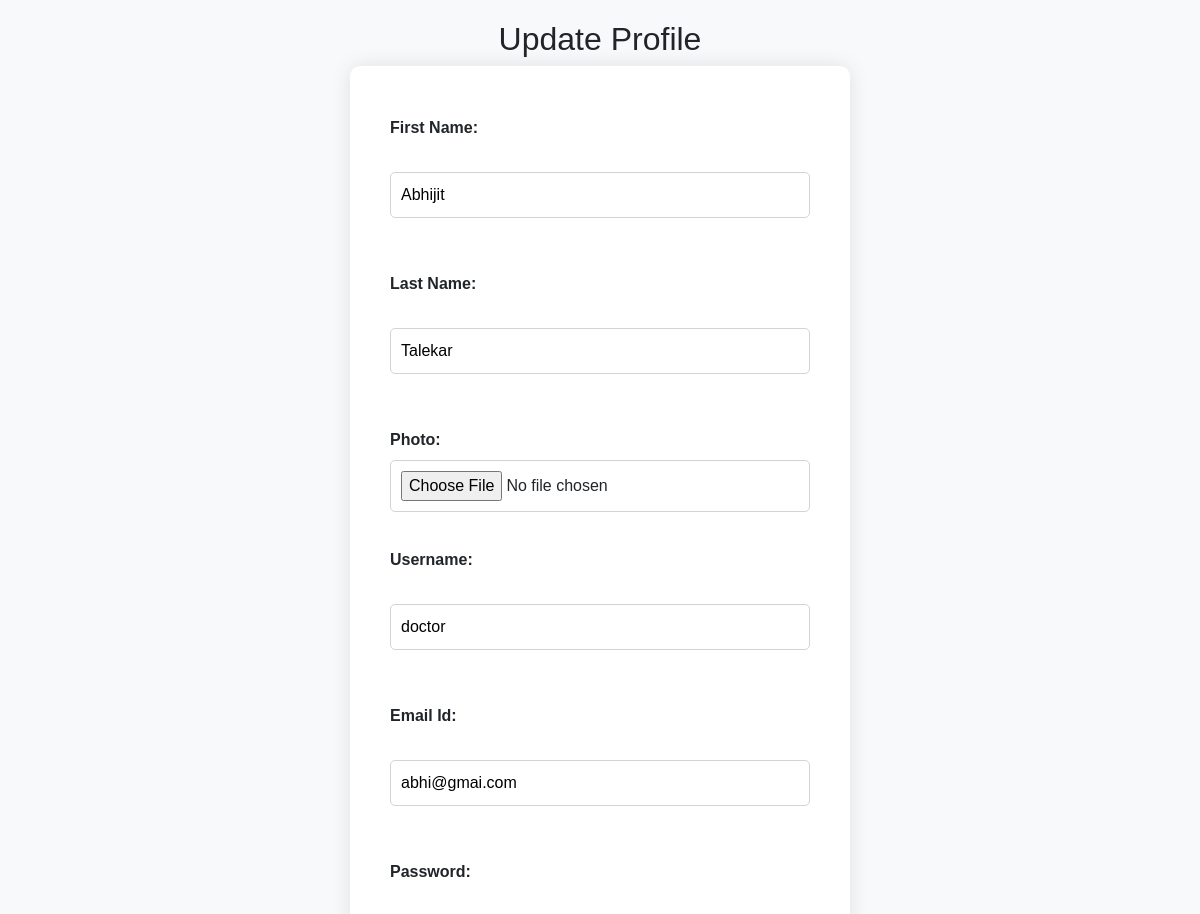
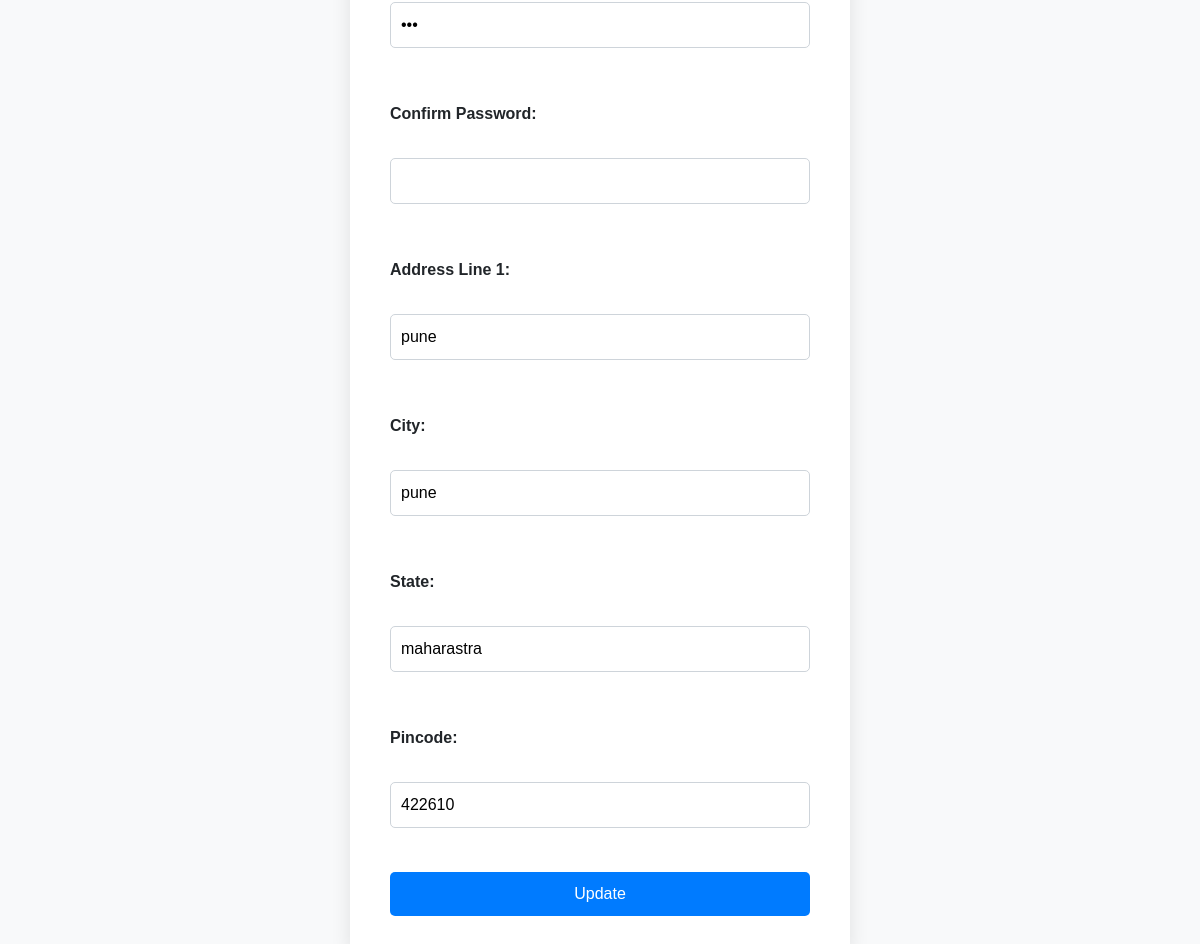
The page /profileupdate?id=13 on the database its author committed (2 pictures, top to bottom).
### myapp/models.py (models this page shows)
class hospitaldash(models.Model):
    first_name = models.CharField(max_length=100)
    last_name = models.CharField(max_length=100)
    username = models.CharField(max_length=100)
    email = models.EmailField(max_length=100)
    password = models.CharField(max_length=100)
    address_line1 = models.CharField(max_length=255)
    city = models.CharField(max_length=100)
    state = models.CharField(max_length=100)
    pincode = models.CharField(max_length=20)
    photo  = models.FileField(upload_to="images")

### myapp/views.py (the view)
# urls.py: path('profileupdate',views.profileupdate),
def profileupdate(request):
    id=request.GET['id']
    data=hospitaldash.objects.filter(id=id)    #update query
    return render(request,"profile_update.html",{'data':data})

### templates/profile_update.html (shortened to what this page needs)
<!DOCTYPE html>
<html lang="en">
<head>
    <link rel="stylesheet" href="https://stackpath.bootstrapcdn.com/bootstrap/4.5.2/css/bootstrap.min.css">
</head>
<body>
    <div class="container">
        <h2>Update Profile</h2>
        {% for i in data %}
        <form action="/profilesubmit" method="post" enctype="multipart/form-data">
            <label for="first_name">First Name:</label><br>
            <input type="text" id="first_name" name="first_name" value="{{ i.first_name }}" required><br><br>
            <label for="last_name">Last Name:</label><br>
            <input type="text" id="last_name" name="last_name" value="{{ i.last_name }}" required><br><br>
            <div class="form-group">
                <label for="photo">Photo:</label>
                <input type="file" id="photo" name="photo">
            </div>
            <label for="username">Username:</label><br>
            <input type="text" id="username" name="username" value="{{ i.username }}" required><br><br>
            <label for="email">Email Id:</label><br>
            <input type="email" id="email" name="email" value="{{ i.email }}" required><br><br>
            <label for="password">Password:</label><br>
            <input type="password" id="password" name="password" value="{{ i.password }}" required><br><br>
            <label for="confirm_password">Confirm Password:</label><br>
            <input type="password" id="confirm_password" name="confirm_password" value="{{ i.confirm_password }}"><br><br>
            <label for="address_line1">Address Line 1:</label><br>
            <input type="text" id="address_line1" name="address_line1" value="{{ i.address_line1 }}" required><br><br>
            <label for="city">City:</label><br>
            <input type="text" id="city" name="city" value="{{ i.city }}" required><br><br>
            <label for="state">State:</label><br>
            <input type="text" id="state" name="state" value="{{ i.state }}" required><br><br>
            <label for="pincode">Pincode:</label><br>
            <input type="text" id="pincode" name="pincode" value="{{ i.pincode }}" required><br><br>
            <button type="submit" class="btn btn-primary">Update</button>
        </form>
        {% endfor %}
    </div>
</body>
</html>

### templates/profile_update.html (style rules this page uses)
body { font-family: Arial, sans-serif; background-color: #f8f9fa; padding: 20px; text-align: center; }
form { max-width: 500px; margin: 0 auto; background-color: #fff; padding: 40px; border-radius: 10px; box-shadow: 0 0 20px rgba(0, 0, 0, 0.1); }
label { font-weight: bold; margin-top: 10px; display: block; text-align: left; }
input[type="text"], input[type="email"], input[type="password"], input[type="file"] { width: 100%; padding: 10px; margin-bottom: 20px; border: 1px solid #ced4da; border-radius: 5px; }
button[type="submit"] { width: 100%; padding: 10px; border: none; border-radius: 5px; background-color: #007bff; color: #fff; cursor: pointer; }

### rows shown on the page
hospitaldash: first_name "Abhijit", last_name "Talekar", username "doctor", email "abhi@gmai.com", address_line1 "pune", city "pune", state "maharastra", pincode "422610"
